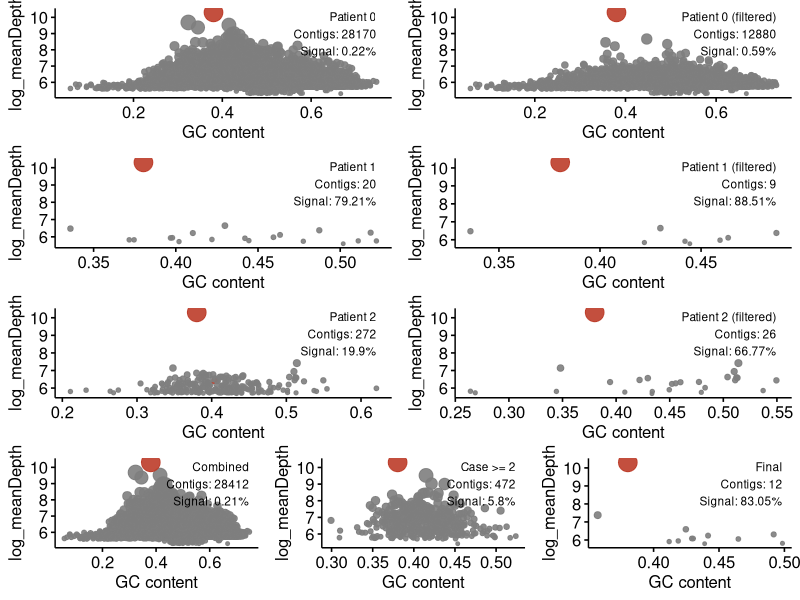

Reproduce this figure in R.
 library(ggsci)
library(ggpubr)

colorsQ <- c("grey50", pal_nejm("default")(1))
colorsQ_tem <- c("grey50", pal_nejm("default")(1))

# Patient 0 - raw
Main <- read.table("c0.single.table.txt", header = TRUE, sep = "\t")
Main$log_meanDepth <- log(Main$length)
sr <- round(sum(Main[Main$annotation == "Y", ]$length) / sum(Main$length) * 100, 2)
max_gc <- max(Main$gc, na.rm = TRUE)
max_depth <- max(Main$log_meanDepth, na.rm = TRUE)
p0 <- ggscatter(Main, "gc", "log_meanDepth", xlab = "GC content", color = "annotation", alpha = 0.9, legend = "none", palette = colorsQ, size = "length") +   annotate("text", x = max_gc, y = max_depth, hjust = 1, vjust = 1, size = 3, label = paste0("Patient 0\nContigs: ", nrow(Main), "\nSignal: ", sr, "%"))

# Patient 0 - filtered
Main_y <- Main[Main$control.fre <= 1, ]
sr <- round(sum(Main_y[Main_y$annotation == "Y", ]$length) / sum(Main_y$length) * 100, 2)
max_gc <- max(Main_y$gc, na.rm = TRUE)
max_depth <- max(Main_y$log_meanDepth, na.rm = TRUE)
p0_1 <- ggscatter(Main_y, "gc", "log_meanDepth", xlab = "GC content", color = "annotation", alpha = 0.9, legend = "none", palette = colorsQ_tem, size = "length") +  annotate("text", x = max_gc, y = max_depth, hjust = 1, vjust = 1, size = 3, label = paste0("Patient 0 (filtered)\nContigs: ", nrow(Main_y), "\nSignal: ", sr, "%"))


# Patient 1 - raw
Main <- read.table("c1.express.txt", header = TRUE, sep = "\t")
Main$log_meanDepth <- log(Main$length)
sr <- round(sum(Main[Main$annotation == "Y", ]$length) / sum(Main$length) * 100, 2)
max_gc <- max(Main$gc, na.rm = TRUE)
max_depth <- max(Main$log_meanDepth, na.rm = TRUE)
p1 <- ggscatter(Main, "gc", "log_meanDepth", xlab = "GC content", color = "annotation", alpha = 0.9, legend = "none", palette = colorsQ, size = "length") +  annotate("text", x = max_gc, y = max_depth, hjust = 1, vjust = 1, size = 3, label = paste0("Patient 1\nContigs: ", nrow(Main), "\nSignal: ", sr, "%"))

# Patient 1 - filtered
Main_y <- Main[Main$control.fre <= 1, ]
sr <- round(sum(Main_y[Main_y$annotation == "Y", ]$length) / sum(Main_y$length) * 100, 2)
max_gc <- max(Main_y$gc, na.rm = TRUE)
max_depth <- max(Main_y$log_meanDepth, na.rm = TRUE)
p2 <- ggscatter(Main_y, "gc", "log_meanDepth", xlab = "GC content", color = "annotation", alpha = 0.9, legend = "none", palette = colorsQ_tem, size = "length") + annotate("text", x = max_gc, y = max_depth, hjust = 1, vjust = 1, size = 3, label = paste0("Patient 1 (filtered)\nContigs: ", nrow(Main_y), "\nSignal: ", sr, "%"))

# Patient 2 - raw
Main <- read.table("c2.express.txt", header = TRUE, sep = "\t")
Main$log_meanDepth <- log(Main$length)
sr <- round(sum(Main[Main$annotation == "Y", ]$length) / sum(Main$length) * 100, 2)
max_gc <- max(Main$gc, na.rm = TRUE)
max_depth <- max(Main$log_meanDepth, na.rm = TRUE)
p3 <- ggscatter(Main, "gc", "log_meanDepth", xlab = "GC content", color = "annotation", alpha = 0.9, legend = "none", palette = colorsQ, size = "length") +  annotate("text", x = max_gc, y = max_depth, hjust = 1, vjust = 1, size = 3, label = paste0("Patient 2\nContigs: ", nrow(Main), "\nSignal: ", sr, "%"))

# Patient 2 - filtered
Main_y <- Main[Main$control.fre <= 1, ]
sr <- round(sum(Main_y[Main_y$annotation == "Y", ]$length) / sum(Main_y$length) * 100, 2)
max_gc <- max(Main_y$gc, na.rm = TRUE)
max_depth <- max(Main_y$log_meanDepth, na.rm = TRUE)
p4 <- ggscatter(Main_y, "gc", "log_meanDepth", xlab = "GC content", color = "annotation",  alpha = 0.9, legend = "none", palette = colorsQ_tem, size = "length") +  annotate("text", x = max_gc, y = max_depth, hjust = 1, vjust = 1, size = 3, label = paste0("Patient 2 (filtered)\nContigs: ", nrow(Main_y), "\nSignal: ", sr, "%"))

# Combined patients - raw
Main <- read.table("mix.V2.express.txt", header = TRUE, sep = "\t")
Main$log_meanDepth <- log(Main$length)
sr <- round(sum(Main[Main$annotation == "Y", ]$length) / sum(Main$length) * 100, 2)
max_gc <- max(Main$gc, na.rm = TRUE)
max_depth <- max(Main$log_meanDepth, na.rm = TRUE)
p5 <- ggscatter(Main, "gc", "log_meanDepth", xlab = "GC content", color = "annotation",alpha = 0.9, legend = "none", palette = colorsQ, size = "length") +  annotate("text", x = max_gc, y = max_depth, hjust = 1, vjust = 1, size = 3,label = paste0("Combined\nContigs: ", nrow(Main), "\nSignal: ", sr, "%"))

# Combined - case.fre >= 2
Main_m2 <- Main[which(Main$case.fre >=2), ]
sr <- round(sum(Main_m2[Main_m2$annotation == "Y", ]$length) / sum(Main_m2$length) * 100, 2)
max_gc <- max(Main_m2$gc, na.rm = TRUE)
max_depth <- max(Main_m2$log_meanDepth, na.rm = TRUE)
p6 <- ggscatter(Main_m2, "gc", "log_meanDepth", xlab = "GC content", color = "annotation", alpha = 0.9, legend = "none", palette = colorsQ_tem, size = "length") + annotate("text", x = max_gc, y = max_depth, hjust = 1, vjust = 1, size = 3, label = paste0("Case >= 2\nContigs: ", nrow(Main_m2), "\nSignal: ", sr, "%"))

# Combined - case.fre ≥2 & control.fre ≤1
Main_m2_m2 <- Main_m2[which(Main_m2$control.fre <= 1), ]
sr <- round(sum(Main_m2_m2[Main_m2_m2$annotation == "Y", ]$length) / sum(Main_m2_m2$length) * 100, 2)
max_gc <- max(Main_m2_m2$gc, na.rm = TRUE)
max_depth <- max(Main_m2_m2$log_meanDepth, na.rm = TRUE)
p7 <- ggscatter(Main_m2_m2, "gc", "log_meanDepth", xlab = "GC content", color = "annotation", alpha = 0.9, legend = "none", palette = colorsQ_tem, size = "length") +  annotate("text", x = max_gc, y = max_depth, hjust = 1, vjust = 1, size = 3,           label = paste0("Final\nContigs: ", nrow(Main_m2_m2), "\nSignal: ", sr, "%"))

# Arrange all plots
ggarrange(
  ggarrange(p0, p0_1, ncol = 2),		
  ggarrange(p1, p2, ncol = 2),
  ggarrange(p3, p4, ncol = 2),
  ggarrange(p5, p6, p7, ncol = 3),
  nrow = 4
)
